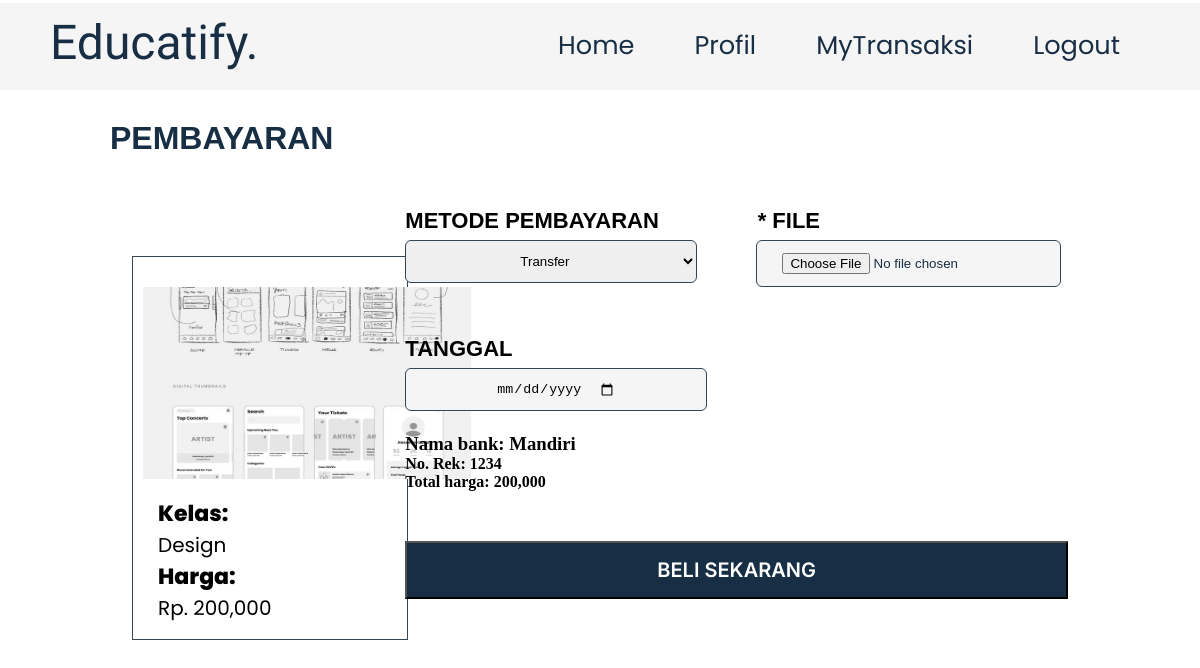
The page /user/buy.php?id=17 (signed in) on the database its author committed.
### tables this page shows
CREATE TABLE `kelas` (
  `id_kelas` int(11) NOT NULL,
  `nama_kelas` varchar(100) NOT NULL,
  `id_user` int(11) NOT NULL,
  `harga` int(30) NOT NULL,
  `image` varchar(100) NOT NULL
);

### user/buy.php (the view, shortened to what this page needs)
<!DOCTYPE html>
<html lang="en">
<head>
    <link rel="stylesheet" href="buy.css">
</head>
<body>
    <?php include 'navbaruser.php'; ?>
    <h4 class="method">PEMBAYARAN</h4>
    <?php
    include '../koneksi.php';
    $id_kelas = $_GET['id'];
    $query_kelas = mysqli_query($mysqli, "SELECT * FROM kelas WHERE id_kelas='$id_kelas'");
    $data_kelas = mysqli_fetch_assoc($query_kelas);
    ?>
    <div class="kotak1">
        <div class="kelas">
            <img src="<?php echo '../admin/uploads/images/' . basename($data_kelas['image']); ?>">
            <br>
            <h3>Kelas:</h3>
            <p><?php echo htmlspecialchars($data_kelas['nama_kelas']); ?></p>
            <h3>Harga:</h3>
            <p>Rp. <?php echo number_format($data_kelas['harga']); ?></p>
        </div>
    </div>
    <div class="form">
        <div class="pay">
            <form action="buy.php?id=<?php echo $id_kelas; ?>" method="POST" enctype="multipart/form-data">
                <label for="metode_pembayaran">METODE PEMBAYARAN</label> <br>
                <select id="metode_pembayaran" name="metode_pembayaran" required>
                    <option value="transfer">Transfer</option>
                </select>
        </div>
        <div class="file">
            <label for="bukti">* FILE</label> <br>
            <input type="file" id="bukti" name="bukti" required>
        </div>
        <div class="tanggal">
            <label for="tanggal">TANGGAL</label> <br>
            <input type="date" name="tanggal" required>
        </div>
        <div class="info">
            <h3>Nama bank: Mandiri</h3>
            <h4>No. Rek: 1234</h4>
            <h4>Total harga: <?php echo number_format($data_kelas['harga']); ?></h4>
        </div>
        <button type="submit">BELI SEKARANG</button>
    </div>
</body>
</html>

### user/buy.css (style rules this page uses)
* { margin: 0; padding: 0; box-sizing: border-box; }
html { scroll-behavior: smooth; }
.method { font-family: Arial, Helvetica, sans-serif; font-weight: 700; font-size: 32px; color: #172e44; position: absolute; margin: 120px 110px; margin-left: 110px; }
.kotak1 { height: 24rem; position: absolute; left: 11%; bottom: 10rem; width: 23%; display: grid; border: 1px solid #364554; background-color: #fff; padding: 50.5px 1px 50px 11px; box-sizing: border-box; }
.kelas { position: absolute; bottom: 1rem; margin: 0 10px 0 10px; align-items: center; }
.kelas img { position: absolute; bottom: 9rem; width: 20.5rem; height: 12rem; }
.kelas h3 { font-size: 22px; font-family: "poppins"; font-weight: 800; margin-left: 15px; }
.kelas p { margin-left: 15px; font-size: 20px; font-family: "poppins"; font-weight: 400; }
.form { position: absolute; right: 11%; top: 10rem; }
.pay, .tanggal, .file { margin-top: 30px; margin-bottom: 55px; font-size: 22px; color: #172e44; font-family: Arial, Helvetica, sans-serif; }
select[name="metode_pembayaran"], input[type="date"], input[type="file"] { padding: 12px 90px 12px 90px; border: 1px solid #364554; border-radius: 6px; }
input[type="date"], input[type="file"] { background-color: #f5f5f5; }
label { font-family: "arial"; font-weight: 600; color: black; }
label[for="metode_pembayaran"] { position: absolute; top: 3rem; }
select[name="metode_pembayaran"] { padding: 12px 110px 12px 110px; position: absolute; top: 5rem; }
label[for="bukti"] { position: absolute; right: 15.5rem; top: 3rem; }
input[type="file"] { position: absolute; right: 1%; top: 5rem; padding: 12px 25px 12px 25px; }
label[for="tanggal"] { position: absolute; top: 11rem; }
input[type="date"] { position: absolute; top: 13rem; }
button { margin-top: 50px; padding: 15px 250px 15px 250px; bottom: 1rem; background-color: #172e44; color: #fff; font-family: "inter"; font-size: 20px; font-weight: 600; }

### rows shown on the page
kelas: image (picture), nama_kelas "Design", harga "200,000"
